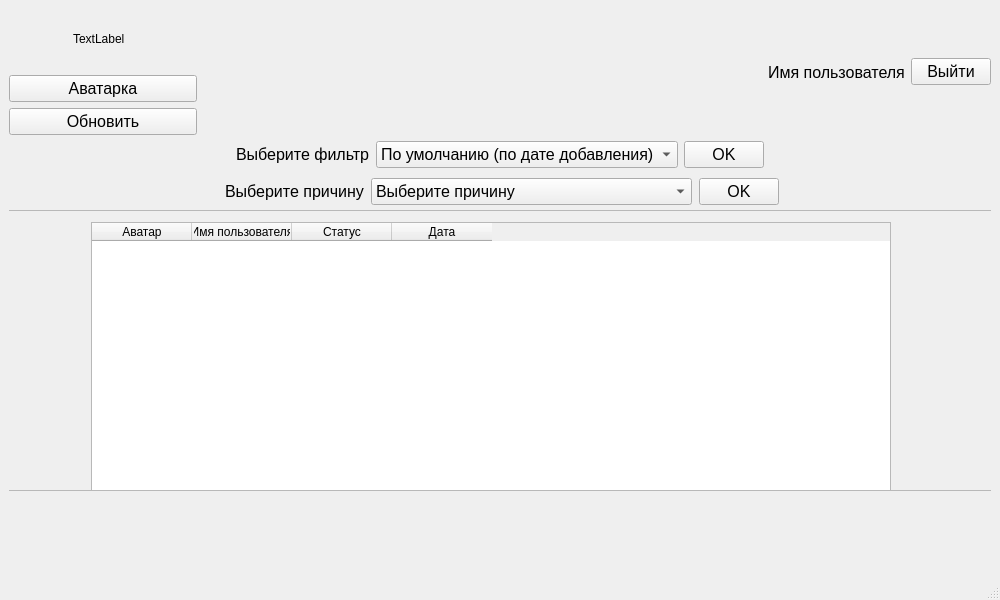
<?xml version="1.0" encoding="UTF-8"?>
<ui version="4.0">
 <class>MainWindow</class>
 <widget class="QMainWindow" name="MainWindow">
  <property name="geometry">
   <rect>
    <x>0</x>
    <y>0</y>
    <width>1000</width>
    <height>600</height>
   </rect>
  </property>
  <property name="windowTitle">
   <string>MainWindow</string>
  </property>
  <widget class="QWidget" name="centralwidget">
   <layout class="QVBoxLayout" name="verticalLayout">
    <item>
     <layout class="QHBoxLayout" name="horizontalLayout">
      <item>
       <layout class="QVBoxLayout" name="verticalLayout_2">
        <item>
         <layout class="QHBoxLayout" name="horizontalLayout_3">
          <item>
           <spacer name="horizontalSpacer_8">
            <property name="orientation">
             <enum>Qt::Horizontal</enum>
            </property>
            <property name="sizeHint" stdset="0">
             <size>
              <width>40</width>
              <height>20</height>
             </size>
            </property>
           </spacer>
          </item>
          <item>
           <widget class="QLabel" name="label_3">
            <property name="sizePolicy">
             <sizepolicy hsizetype="Fixed" vsizetype="Fixed">
              <horstretch>0</horstretch>
              <verstretch>0</verstretch>
             </sizepolicy>
            </property>
            <property name="minimumSize">
             <size>
              <width>60</width>
              <height>60</height>
             </size>
            </property>
            <property name="maximumSize">
             <size>
              <width>60</width>
              <height>60</height>
             </size>
            </property>
            <property name="text">
             <string>TextLabel</string>
            </property>
           </widget>
          </item>
          <item>
           <spacer name="horizontalSpacer_9">
            <property name="orientation">
             <enum>Qt::Horizontal</enum>
            </property>
            <property name="sizeHint" stdset="0">
             <size>
              <width>40</width>
              <height>20</height>
             </size>
            </property>
           </spacer>
          </item>
         </layout>
        </item>
        <item>
         <widget class="QPushButton" name="pushButton">
          <property name="font">
           <font>
            <pointsize>12</pointsize>
           </font>
          </property>
          <property name="text">
           <string>Аватарка</string>
          </property>
         </widget>
        </item>
        <item>
         <widget class="QPushButton" name="pushButton_3">
          <property name="font">
           <font>
            <pointsize>12</pointsize>
           </font>
          </property>
          <property name="text">
           <string>Обновить</string>
          </property>
         </widget>
        </item>
       </layout>
      </item>
      <item>
       <spacer name="horizontalSpacer_11">
        <property name="orientation">
         <enum>Qt::Horizontal</enum>
        </property>
        <property name="sizeHint" stdset="0">
         <size>
          <width>40</width>
          <height>20</height>
         </size>
        </property>
       </spacer>
      </item>
      <item>
       <spacer name="horizontalSpacer_10">
        <property name="orientation">
         <enum>Qt::Horizontal</enum>
        </property>
        <property name="sizeHint" stdset="0">
         <size>
          <width>40</width>
          <height>20</height>
         </size>
        </property>
       </spacer>
      </item>
      <item>
       <spacer name="horizontalSpacer">
        <property name="orientation">
         <enum>Qt::Horizontal</enum>
        </property>
        <property name="sizeHint" stdset="0">
         <size>
          <width>40</width>
          <height>20</height>
         </size>
        </property>
       </spacer>
      </item>
      <item>
       <widget class="QLabel" name="label">
        <property name="font">
         <font>
          <pointsize>12</pointsize>
         </font>
        </property>
        <property name="text">
         <string>Имя пользователя</string>
        </property>
       </widget>
      </item>
      <item>
       <widget class="QPushButton" name="pushButton_2">
        <property name="font">
         <font>
          <pointsize>12</pointsize>
         </font>
        </property>
        <property name="text">
         <string>Выйти</string>
        </property>
       </widget>
      </item>
     </layout>
    </item>
    <item>
     <layout class="QHBoxLayout" name="horizontalLayout_7">
      <item>
       <spacer name="horizontalSpacer_2">
        <property name="orientation">
         <enum>Qt::Horizontal</enum>
        </property>
        <property name="sizeHint" stdset="0">
         <size>
          <width>40</width>
          <height>20</height>
         </size>
        </property>
       </spacer>
      </item>
      <item>
       <widget class="QLabel" name="label_2">
        <property name="font">
         <font>
          <pointsize>12</pointsize>
         </font>
        </property>
        <property name="text">
         <string>Выберите фильтр</string>
        </property>
       </widget>
      </item>
      <item>
       <widget class="QComboBox" name="comboBox">
        <property name="sizePolicy">
         <sizepolicy hsizetype="Minimum" vsizetype="Fixed">
          <horstretch>0</horstretch>
          <verstretch>0</verstretch>
         </sizepolicy>
        </property>
        <property name="font">
         <font>
          <pointsize>12</pointsize>
         </font>
        </property>
        <item>
         <property name="text">
          <string>По умолчанию (по дате добавления)</string>
         </property>
        </item>
        <item>
         <property name="text">
          <string>По причине ухода</string>
         </property>
        </item>
        <item>
         <property name="text">
          <string>По имени ученика</string>
         </property>
        </item>
       </widget>
      </item>
      <item>
       <widget class="QPushButton" name="pushButton_4">
        <property name="font">
         <font>
          <pointsize>12</pointsize>
         </font>
        </property>
        <property name="text">
         <string>OK</string>
        </property>
       </widget>
      </item>
      <item>
       <spacer name="horizontalSpacer_3">
        <property name="orientation">
         <enum>Qt::Horizontal</enum>
        </property>
        <property name="sizeHint" stdset="0">
         <size>
          <width>40</width>
          <height>20</height>
         </size>
        </property>
       </spacer>
      </item>
     </layout>
    </item>
    <item>
     <layout class="QHBoxLayout" name="horizontalLayout_5">
      <item>
       <widget class="QStackedWidget" name="stackedWidget">
        <property name="currentIndex">
         <number>1</number>
        </property>
        <widget class="QWidget" name="page_5">
         <widget class="QScrollArea" name="scrollArea_3">
          <property name="geometry">
           <rect>
            <x>9</x>
            <y>6</y>
            <width>971</width>
            <height>301</height>
           </rect>
          </property>
          <property name="widgetResizable">
           <bool>true</bool>
          </property>
          <widget class="QWidget" name="scrollAreaWidgetContents_3">
           <property name="geometry">
            <rect>
             <x>0</x>
             <y>0</y>
             <width>969</width>
             <height>299</height>
            </rect>
           </property>
           <widget class="QWidget" name="horizontalLayoutWidget_3">
            <property name="geometry">
             <rect>
              <x>9</x>
              <y>9</y>
              <width>951</width>
              <height>432</height>
             </rect>
            </property>
            <layout class="QHBoxLayout" name="horizontalLayout_10">
             <item>
              <widget class="QTableWidget" name="tableWidget_3">
               <property name="sizePolicy">
                <sizepolicy hsizetype="Fixed" vsizetype="Fixed">
                 <horstretch>0</horstretch>
                 <verstretch>0</verstretch>
                </sizepolicy>
               </property>
               <property name="minimumSize">
                <size>
                 <width>800</width>
                 <height>430</height>
                </size>
               </property>
               <column>
                <property name="text">
                 <string>Аватар</string>
                </property>
               </column>
               <column>
                <property name="text">
                 <string>Имя пользователя</string>
                </property>
               </column>
               <column>
                <property name="text">
                 <string>Статус</string>
                </property>
               </column>
              </widget>
             </item>
            </layout>
           </widget>
          </widget>
         </widget>
        </widget>
        <widget class="QWidget" name="page_3">
         <widget class="QWidget" name="layoutWidget">
          <property name="geometry">
           <rect>
            <x>0</x>
            <y>0</y>
            <width>985</width>
            <height>35</height>
           </rect>
          </property>
          <layout class="QHBoxLayout" name="horizontalLayout_8">
           <property name="spacing">
            <number>7</number>
           </property>
           <property name="topMargin">
            <number>0</number>
           </property>
           <item>
            <spacer name="horizontalSpacer_4">
             <property name="orientation">
              <enum>Qt::Horizontal</enum>
             </property>
             <property name="sizeHint" stdset="0">
              <size>
               <width>40</width>
               <height>20</height>
              </size>
             </property>
            </spacer>
           </item>
           <item>
            <widget class="QLabel" name="label_4">
             <property name="font">
              <font>
               <pointsize>12</pointsize>
              </font>
             </property>
             <property name="text">
              <string>Выберите причину</string>
             </property>
            </widget>
           </item>
           <item>
            <widget class="QComboBox" name="comboBox_2">
             <property name="font">
              <font>
               <pointsize>12</pointsize>
              </font>
             </property>
             <item>
              <property name="text">
               <string>Выберите причину</string>
              </property>
             </item>
             <item>
              <property name="text">
               <string>Врач/сдача анализов/диспансеризация</string>
              </property>
             </item>
             <item>
              <property name="text">
               <string>Семейные обстоятельства</string>
              </property>
             </item>
             <item>
              <property name="text">
               <string>Олимпиада</string>
              </property>
             </item>
             <item>
              <property name="text">
               <string>Соревнования/доп. занятия</string>
              </property>
             </item>
            </widget>
           </item>
           <item>
            <widget class="QPushButton" name="pushButton_5">
             <property name="font">
              <font>
               <pointsize>12</pointsize>
              </font>
             </property>
             <property name="text">
              <string>OK</string>
             </property>
            </widget>
           </item>
           <item>
            <spacer name="horizontalSpacer_5">
             <property name="orientation">
              <enum>Qt::Horizontal</enum>
             </property>
             <property name="sizeHint" stdset="0">
              <size>
               <width>40</width>
               <height>20</height>
              </size>
             </property>
            </spacer>
           </item>
          </layout>
         </widget>
         <widget class="QScrollArea" name="scrollArea">
          <property name="geometry">
           <rect>
            <x>-4</x>
            <y>36</y>
            <width>991</width>
            <height>281</height>
           </rect>
          </property>
          <property name="sizePolicy">
           <sizepolicy hsizetype="Fixed" vsizetype="Fixed">
            <horstretch>0</horstretch>
            <verstretch>0</verstretch>
           </sizepolicy>
          </property>
          <property name="widgetResizable">
           <bool>true</bool>
          </property>
          <widget class="QWidget" name="scrollAreaWidgetContents">
           <property name="geometry">
            <rect>
             <x>0</x>
             <y>0</y>
             <width>989</width>
             <height>279</height>
            </rect>
           </property>
           <widget class="QWidget" name="layoutWidget">
            <property name="geometry">
             <rect>
              <x>10</x>
              <y>10</y>
              <width>951</width>
              <height>432</height>
             </rect>
            </property>
            <layout class="QHBoxLayout" name="horizontalLayout_2">
             <item>
              <widget class="QTableWidget" name="tableWidget">
               <property name="sizePolicy">
                <sizepolicy hsizetype="Fixed" vsizetype="Fixed">
                 <horstretch>0</horstretch>
                 <verstretch>0</verstretch>
                </sizepolicy>
               </property>
               <property name="minimumSize">
                <size>
                 <width>800</width>
                 <height>430</height>
                </size>
               </property>
               <column>
                <property name="text">
                 <string>Аватар</string>
                </property>
               </column>
               <column>
                <property name="text">
                 <string>Имя пользователя</string>
                </property>
               </column>
               <column>
                <property name="text">
                 <string>Статус</string>
                </property>
               </column>
               <column>
                <property name="text">
                 <string>Дата</string>
                </property>
               </column>
              </widget>
             </item>
            </layout>
           </widget>
          </widget>
         </widget>
        </widget>
        <widget class="QWidget" name="page_4">
         <widget class="QWidget" name="layoutWidget">
          <property name="geometry">
           <rect>
            <x>0</x>
            <y>0</y>
            <width>985</width>
            <height>35</height>
           </rect>
          </property>
          <layout class="QHBoxLayout" name="horizontalLayout_9">
           <item>
            <spacer name="horizontalSpacer_6">
             <property name="orientation">
              <enum>Qt::Horizontal</enum>
             </property>
             <property name="sizeHint" stdset="0">
              <size>
               <width>40</width>
               <height>20</height>
              </size>
             </property>
            </spacer>
           </item>
           <item>
            <widget class="QLabel" name="label_5">
             <property name="font">
              <font>
               <pointsize>12</pointsize>
              </font>
             </property>
             <property name="text">
              <string>Введите ученика</string>
             </property>
            </widget>
           </item>
           <item>
            <widget class="QLineEdit" name="lineEdit">
             <property name="sizePolicy">
              <sizepolicy hsizetype="Minimum" vsizetype="Fixed">
               <horstretch>0</horstretch>
               <verstretch>0</verstretch>
              </sizepolicy>
             </property>
             <property name="font">
              <font>
               <pointsize>12</pointsize>
              </font>
             </property>
            </widget>
           </item>
           <item>
            <widget class="QPushButton" name="pushButton_6">
             <property name="font">
              <font>
               <pointsize>12</pointsize>
              </font>
             </property>
             <property name="text">
              <string>OK</string>
             </property>
            </widget>
           </item>
           <item>
            <spacer name="horizontalSpacer_7">
             <property name="orientation">
              <enum>Qt::Horizontal</enum>
             </property>
             <property name="sizeHint" stdset="0">
              <size>
               <width>40</width>
               <height>20</height>
              </size>
             </property>
            </spacer>
           </item>
          </layout>
         </widget>
         <widget class="QScrollArea" name="scrollArea_2">
          <property name="geometry">
           <rect>
            <x>9</x>
            <y>36</y>
            <width>971</width>
            <height>271</height>
           </rect>
          </property>
          <property name="widgetResizable">
           <bool>true</bool>
          </property>
          <widget class="QWidget" name="scrollAreaWidgetContents_2">
           <property name="geometry">
            <rect>
             <x>0</x>
             <y>0</y>
             <width>969</width>
             <height>269</height>
            </rect>
           </property>
           <widget class="QWidget" name="horizontalLayoutWidget_2">
            <property name="geometry">
             <rect>
              <x>9</x>
              <y>9</y>
              <width>961</width>
              <height>432</height>
             </rect>
            </property>
            <layout class="QHBoxLayout" name="horizontalLayout_6">
             <item>
              <widget class="QTableWidget" name="tableWidget_2">
               <property name="sizePolicy">
                <sizepolicy hsizetype="Fixed" vsizetype="Fixed">
                 <horstretch>0</horstretch>
                 <verstretch>0</verstretch>
                </sizepolicy>
               </property>
               <property name="minimumSize">
                <size>
                 <width>800</width>
                 <height>430</height>
                </size>
               </property>
               <column>
                <property name="text">
                 <string>Аватар</string>
                </property>
               </column>
               <column>
                <property name="text">
                 <string>Имя пользователя</string>
                </property>
               </column>
               <column>
                <property name="text">
                 <string>Статус</string>
                </property>
               </column>
              </widget>
             </item>
            </layout>
           </widget>
          </widget>
         </widget>
        </widget>
       </widget>
      </item>
     </layout>
    </item>
   </layout>
  </widget>
  <widget class="QMenuBar" name="menubar">
   <property name="geometry">
    <rect>
     <x>0</x>
     <y>0</y>
     <width>1000</width>
     <height>26</height>
    </rect>
   </property>
  </widget>
  <widget class="QStatusBar" name="statusbar"/>
 </widget>
 <resources/>
 <connections/>
</ui>
